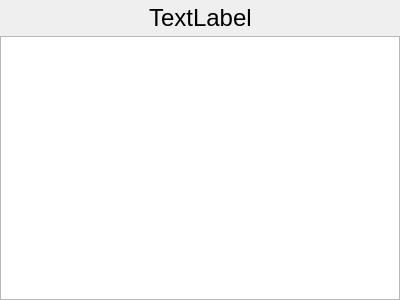
<?xml version="1.0" encoding="UTF-8"?>
<ui version="4.0">
 <class>SqlTableManagerWidget</class>
 <widget class="QWidget" name="SqlTableManagerWidget">
  <property name="geometry">
   <rect>
    <x>0</x>
    <y>0</y>
    <width>400</width>
    <height>300</height>
   </rect>
  </property>
  <property name="sizePolicy">
   <sizepolicy hsizetype="Expanding" vsizetype="Expanding">
    <horstretch>0</horstretch>
    <verstretch>0</verstretch>
   </sizepolicy>
  </property>
  <property name="windowTitle">
   <string>Form</string>
  </property>
  <layout class="QVBoxLayout" name="verticalLayout">
   <property name="spacing">
    <number>0</number>
   </property>
   <property name="leftMargin">
    <number>0</number>
   </property>
   <property name="topMargin">
    <number>0</number>
   </property>
   <property name="rightMargin">
    <number>0</number>
   </property>
   <property name="bottomMargin">
    <number>0</number>
   </property>
   <item>
    <layout class="QHBoxLayout" name="horizontalLayout">
     <property name="spacing">
      <number>0</number>
     </property>
     <item>
      <widget class="QPushButton" name="addButton">
       <property name="sizePolicy">
        <sizepolicy hsizetype="Fixed" vsizetype="Fixed">
         <horstretch>0</horstretch>
         <verstretch>0</verstretch>
        </sizepolicy>
       </property>
       <property name="minimumSize">
        <size>
         <width>36</width>
         <height>36</height>
        </size>
       </property>
       <property name="maximumSize">
        <size>
         <width>36</width>
         <height>36</height>
        </size>
       </property>
       <property name="baseSize">
        <size>
         <width>36</width>
         <height>36</height>
        </size>
       </property>
       <property name="text">
        <string/>
       </property>
       <property name="icon">
        <iconset resource="../resource/resource.qrc">
         <normaloff>:/add_icon.png</normaloff>:/add_icon.png</iconset>
       </property>
       <property name="iconSize">
        <size>
         <width>24</width>
         <height>24</height>
        </size>
       </property>
       <property name="flat">
        <bool>true</bool>
       </property>
      </widget>
     </item>
     <item>
      <spacer name="leftSpacer">
       <property name="orientation">
        <enum>Qt::Horizontal</enum>
       </property>
       <property name="sizeHint" stdset="0">
        <size>
         <width>40</width>
         <height>20</height>
        </size>
       </property>
      </spacer>
     </item>
     <item>
      <widget class="QLabel" name="titleLabel">
       <property name="font">
        <font>
         <pointsize>18</pointsize>
        </font>
       </property>
       <property name="text">
        <string>TextLabel</string>
       </property>
      </widget>
     </item>
     <item>
      <spacer name="rightSpacer">
       <property name="orientation">
        <enum>Qt::Horizontal</enum>
       </property>
       <property name="sizeHint" stdset="0">
        <size>
         <width>40</width>
         <height>20</height>
        </size>
       </property>
      </spacer>
     </item>
     <item>
      <widget class="QPushButton" name="removeButton">
       <property name="sizePolicy">
        <sizepolicy hsizetype="Fixed" vsizetype="Fixed">
         <horstretch>0</horstretch>
         <verstretch>0</verstretch>
        </sizepolicy>
       </property>
       <property name="minimumSize">
        <size>
         <width>36</width>
         <height>36</height>
        </size>
       </property>
       <property name="maximumSize">
        <size>
         <width>36</width>
         <height>36</height>
        </size>
       </property>
       <property name="baseSize">
        <size>
         <width>36</width>
         <height>36</height>
        </size>
       </property>
       <property name="text">
        <string/>
       </property>
       <property name="icon">
        <iconset resource="../resource/resource.qrc">
         <normaloff>:/remove_icon.png</normaloff>:/remove_icon.png</iconset>
       </property>
       <property name="iconSize">
        <size>
         <width>24</width>
         <height>24</height>
        </size>
       </property>
       <property name="flat">
        <bool>true</bool>
       </property>
      </widget>
     </item>
    </layout>
   </item>
   <item>
    <widget class="SqlTableView" name="tableView">
     <property name="font">
      <font>
       <pointsize>11</pointsize>
      </font>
     </property>
     <property name="lineWidth">
      <number>0</number>
     </property>
     <property name="selectionMode">
      <enum>QAbstractItemView::ExtendedSelection</enum>
     </property>
     <property name="selectionBehavior">
      <enum>QAbstractItemView::SelectRows</enum>
     </property>
     <property name="sortingEnabled">
      <bool>true</bool>
     </property>
     <attribute name="horizontalHeaderCascadingSectionResizes">
      <bool>false</bool>
     </attribute>
     <attribute name="horizontalHeaderStretchLastSection">
      <bool>true</bool>
     </attribute>
    </widget>
   </item>
  </layout>
 </widget>
 <customwidgets>
  <customwidget>
   <class>SqlTableView</class>
   <extends>QTableView</extends>
   <header>ui/sql_table_view.h</header>
  </customwidget>
 </customwidgets>
 <resources>
  <include location="../resource/resource.qrc"/>
 </resources>
 <connections/>
</ui>
